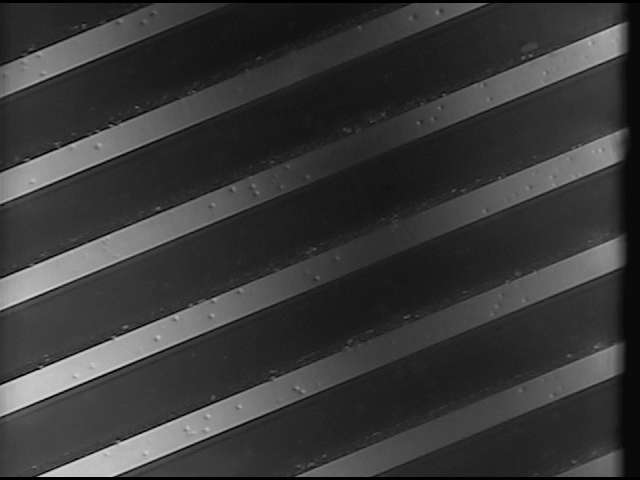
#> input picture HW3_3/N1.bmp, 640 x 480 px
$ python q2.py
#> lines starting #> are read from the running program, lines starting #| are printed output that depends on the picture
import argparse
from pathlib import Path
import numpy as np, cv2, matplotlib.pyplot as plt

def read_gray(path: Path) -> np.ndarray:
    if not path.exists():
        raise FileNotFoundError(f"[ERROR] File not found: {path}")
    img = cv2.imread(str(path), cv2.IMREAD_UNCHANGED)
    if img is None:
        try:
            import imageio.v2 as imageio
            img = imageio.imread(path)
            if img.ndim == 3: img = cv2.cvtColor(img, cv2.COLOR_RGB2GRAY)
        except Exception:
            from PIL import Image
            img = np.array(Image.open(path).convert("L"))
    if img.ndim == 3: img = cv2.cvtColor(img, cv2.COLOR_BGR2GRAY)
    return img.astype(np.float64)

def gaussian_params(h, w, K):
    sigma = min(h, w)/K
    ksize = int(2*np.ceil(3*sigma)+1)
    return int(ksize), float(sigma)

def blur(img, ksize, sigma):
    if 0 < ksize <= 1001 and ksize % 2 == 1:
        return cv2.GaussianBlur(img, (ksize, ksize), sigma, sigma, borderType=cv2.BORDER_REFLECT)
    return cv2.GaussianBlur(img, (0, 0), sigma, sigma, borderType=cv2.BORDER_REFLECT)

def flatfield(img, shade, eps=1e-6):
    shade_n = shade/(shade.mean()+eps)
    return img/(shade_n+eps)

def to_u8(x):
    x = x - x.min()
    if x.max()>0: x = x/x.max()
    return (x*255.0+0.5).astype(np.uint8)

def main():
    ap = argparse.ArgumentParser(description="Q2: Gaussian lowpass shading correction on N1.bmp")
    ap.add_argument("--img", default="./N1.bmp")
    ap.add_argument("--out", default="./outputs_q2")
    ap.add_argument("--K", type=float, default=28.0, help="sigma = min(H,W)/K (smaller blur than Q1)")
    ap.add_argument("--no-show", action="store_true")
    args = ap.parse_args()

    img = read_gray(Path(args.img))
#> in read_gray, img is the input picture: shape (480, 640, 3); mean B, G, R 56.7, 56.9, 57
    h, w = img.shape
#> h = 480; w = 640
    ksize, sigma = gaussian_params(h, w, args.K)
#> ksize = 105; sigma = 17.14
    shade = blur(img, ksize, sigma)
#> in blur, `return cv2.GaussianBlur(img, (ksize, ksize), sigma, sigma, borderType=..`:
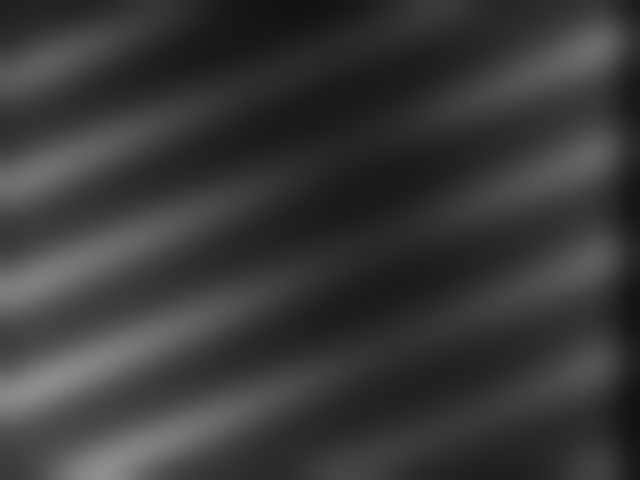
#> returned value: shape (480, 640) float64; min 17.34, max 142.9, mean 56.9
    corr  = flatfield(img, shade)
#> in flatfield, `shade_n = shade/(shade.mean()+eps)`:
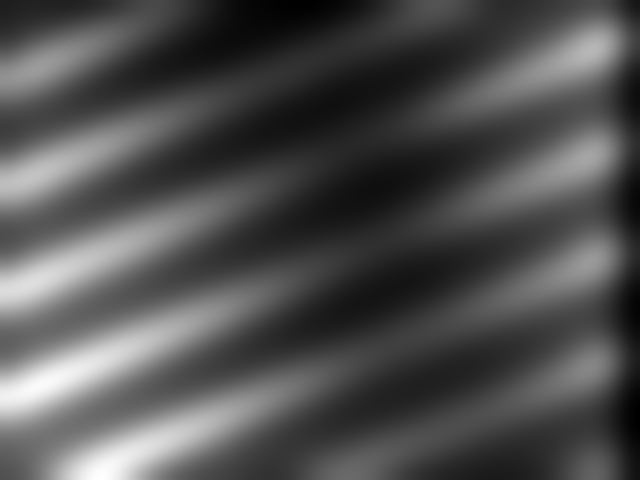
#> shade_n: shape (480, 640) float64; min 0.305, max 2.51, mean 1; drawn with min black and max white
#> in flatfield, `return img/(shade_n+eps)`:
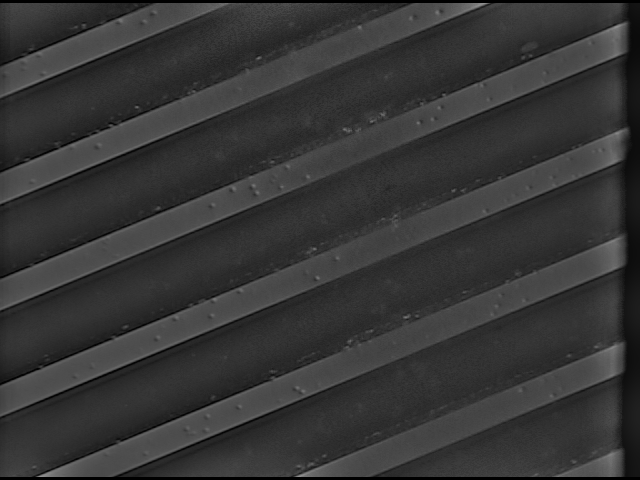
#> returned value: shape (480, 640) float64; min 0, max 147, mean 54.6

    out = Path(args.out); out.mkdir(parents=True, exist_ok=True)
    base = Path(args.img).stem
    p_shade = out/f"{base}_shade.png"
    p_corr  = out/f"{base}_corrected.png"
    p_panel = out/f"{base}_panel.png"

    cv2.imwrite(str(p_shade), to_u8(shade))
    cv2.imwrite(str(p_corr),  to_u8(corr))
#> in to_u8 (call 2), `if x.max()>0: x = x/x.max()`:
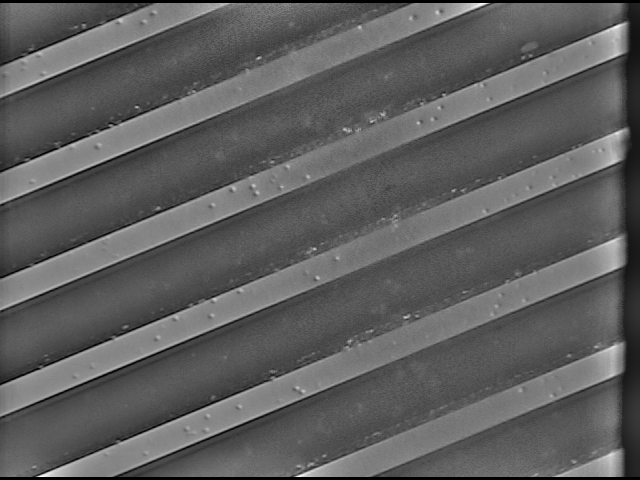
#> x: shape (480, 640) float64; min 0, max 1, mean 0.371

    plt.figure(figsize=(12,4))
    plt.subplot(1,3,1); plt.imshow(to_u8(img),   cmap="gray"); plt.title("original"); plt.axis("off")
    plt.subplot(1,3,2); plt.imshow(to_u8(shade), cmap="gray"); plt.title(f"shading (ksize={ksize}, σ={sigma:.1f})"); plt.axis("off")
    plt.subplot(1,3,3); plt.imshow(to_u8(corr),  cmap="gray"); plt.title("corrected (divide)"); plt.axis("off")
    plt.tight_layout(); plt.savefig(p_panel, dpi=150, bbox_inches="tight")
#> after `plt.tight_layout()`:
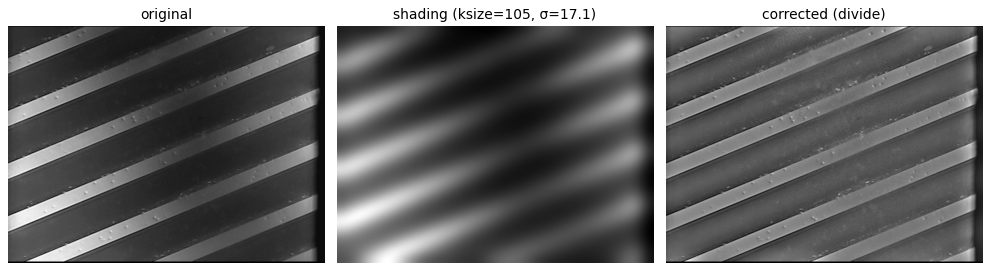
#> figure drawn by matplotlib, 3 panels
    if not args.no_show: plt.show()
    else: plt.close()

    print(f"[Q2 OK] size={h}x{w}  kernel≈{ksize}  sigma={sigma:.2f}")
#| [Q2 OK] size=480x640  kernel≈105  sigma=17.14
    print(f"  shading   → {p_shade}")
    print(f"  corrected → {p_corr}")
    print(f"  panel     → {p_panel}")

if __name__ == "__main__":
    main()
